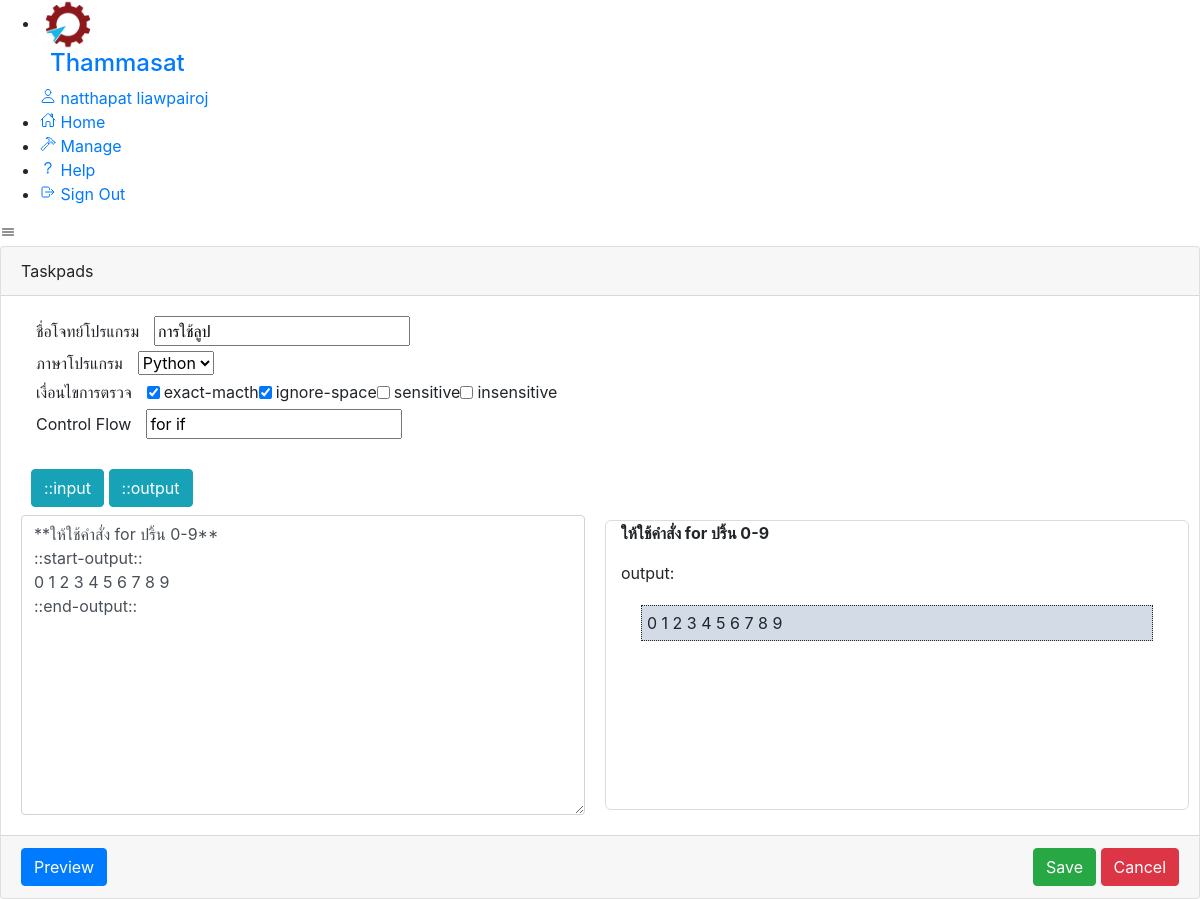
The app's page /edit/kuubmnz6rzbj7v4 (signed in) with its own data.
### QuestionElab/models.py (models this page shows)
class Question (models.Model):
    question_token = models.CharField(max_length=50, default=None)
    question_username = models.CharField(max_length=50, default=None)
    question_name = models.CharField(verbose_name="Question",max_length=50, default=None)
    question_language = models.CharField(verbose_name="Language",max_length=10)
    question_source = models.TextField()
    question_condition = models.CharField(max_length=100, default=None)
    question_element = models.CharField(max_length=50, default=None)

### QuestionElab/views.py (the view, shortened to what this page needs)
# urls.py: path('edit/<str:id>',views.editquestion, name='editquestion'),
def editquestion(request , id):
    obj = Question.objects.get(question_token = id)
    if 'send' in request.POST:
        Qname = request.POST['Qname']
        Qlanguage = request.POST['Qlanguage']
        Qcondition = request.POST.getlist('Qcondition')
        Qelement = request.POST['Qelement']
        exactmacth = False
        ignorespace = False
        sensitive = False
        insensitive = False
        for x in range(len(Qcondition)):
            if Qcondition[x] == "exactmacth":
                exactmacth = True
            elif Qcondition[x] == "ignorespace":
                ignorespace = True
            elif Qcondition[x] == "sensitive":
                sensitive = True
            elif Qcondition[x] == "insensitive":
                insensitive = True
        source = request.POST['source']
        valuemarkdown = mdprocessmarkdown(source)
        valuemarkdownbetween = mdprocessmarkdownbetween(source)
        valuemarkdownlast = mdprocessmarkdownlast(source)
        valueoutput = mdprocessoutput(source)
        valueinput = mdprocessinput(source)
        context = {
            "Qname": Qname,
            "Qlanguage" : Qlanguage,
            "Qcondition" : Qcondition,
            "Qelement" : Qelement,
            "exactmacth" : exactmacth,
            "ignorespace" : ignorespace,
            "sensitive" : sensitive,
            "insensitive" : insensitive,
            "source": source,
            "resultmarkdown": valuemarkdown,
            "resultmarkdownbetween": valuemarkdownbetween,
            "resultmarkdownlast" : valuemarkdownlast,
            "resultoutput": valueoutput,
            "resultinput": valueinput,
        }
        return render(request,"QuestionElab/index.html", context=context)
    else :
        obj = Question.objects.get(question_token = id)
        Qname = obj.question_name
        Qlanguage = obj.question_language
        Qcondition = obj.question_condition
        source = obj.question_source
        Qelement = obj.question_element
        exactmacth = False
        ignorespace = False
        sensitive = False
        insensitive = False
        for x in Qcondition.replace("'",'').replace("[",'').replace("]",'').replace(" ",'').split(','):
            if x == "exactmacth":
                exactmacth = True
            elif x == "ignorespace":
                ignorespace = True
            elif x == "sensitive":
                sensitive = True
            elif x == "insensitive":
                insensitive = True
        valuemarkdown = mdprocessmarkdown(source)
        valueoutput = mdprocessoutput(source)
        valueinput = mdprocessinput(source)
        context = {
            "Qname": Qname,
            "Qlanguage" : Qlanguage,
            "exactmacth" : exactmacth,
            "ignorespace" : ignorespace,
            "sensitive" : sensitive,
            "insensitive" : insensitive,
            "source": source,
            "Qelement": Qelement,
            "resultmarkdown": valuemarkdown,
            "resultoutput": valueoutput,
            "resultinput": valueinput,
            }
    return render(request,"QuestionElab/index.html", context=context)

### QuestionElab/markdown.py (called while the page is built)
def mdsplit(text):
    try:
        lines = []
        for line in text.replace('\r','').replace('\t','&nbsp;&nbsp;&nbsp;&nbsp;').split('\n'):
            if re.match(r'^\s*$', line):
                lines.append(""+ line)
            else:
                lines.append(line)
        return lines
    except:
        return ""

def mdprocessmarkdown(text):
    try:
        lines = mdsplit(text)
        q1 = text.find('::start-input::')
        q2 = text.find('::start-output::')
        startoutput = lines.index('::start-output::')
        if q1 >= 0 :
            startinput = lines.index('::start-input::')
        else :
            iendmarkdown = startoutput
        if q1 >= 0 and q2 >= 0:
            number = [startinput,startoutput]
            iendmarkdown = min(number)
        stringmarkdown = ""
        for i in range(0,iendmarkdown):
            stringmarkdown += lines[i] + "<br>"
        md = markdown.Markdown()
        m = md.convert(stringmarkdown)
        return m
    except:
        return ""

def mdprocessinput(text):
    try:
        lines = mdsplit(text)
        istartinput = lines.index('::start-input::')
        iendinput = lines.index('::end-input::')
        stringinput = ""
        for i in range(iendinput):
            if i > istartinput:
                stringinput += lines[i] + "<br>"
            return stringinput
    except:
        return ""

def mdprocessoutput(text):
    try:
        lines = mdsplit(text)
        istartoutput = lines.index('::start-output::')
        iendoutput = lines.index('::end-output::')
        stringoutput = ""
        for i in range(iendoutput):
            if i > istartoutput:
                stringoutput += lines[i] + "<br>"
        return stringoutput
    except:
        return ""

### QuestionElab/templates/QuestionElab/index.html (shortened to what this page needs)
{% extends "QuestionElab/layout.html" %}
{% load static %}
{% block body %}
<head>
</head>
<form action="" method="post">
    <div class="container-fluid">
        {% if user.is_authenticated %}
        <div class="row">
            <div class="card" style="width:100%">
                <div class="card-header">Taskpads</div>
                <div class="card-body">
                    <div class="col">
                        <div class="form-inline" style="margin-bottom: 5px;">
                            <span style="margin-right: 15px;">ชื่อโจทย์โปรแกรม </span>
                            <input name="Qname" value="{{ Qname }}" required></input>
                        </div>
                        <div class="form-inline" style="margin-bottom: 5px;">
                            <span style="margin-right: 15px;">ภาษาโปรแกรม </span>
                            <select name="Qlanguage" value="{{ Qlanguage }}" class="form-select" aria-label="Default select example">
                                <option value="python" {% if Qlanguage == 'python' %} selected {% endif %}>Python</option>
                            </select>
                        </div>
                        <div class="form-inline" style="margin-bottom: 5px;" >
                            <span style="margin-right: 15px;">เงื่อนไขการตรวจ </span>
                            <div class="form-check" >
                                <input class="form-check-input" type="checkbox" value="exactmacth" id="exactmacth" name="Qcondition" {% if exactmacth %} checked {% endif %} >
                                <label class="form-check-label" for="exactmacth">exact-macth</label>
                            </div>
                            <div class="form-check">
                                <input class="form-check-input" type="checkbox" value="ignorespace" id="ignorespace" name="Qcondition" {% if ignorespace %} checked {% endif %} >
                                <label class="form-check-label" for="ignorespace">ignore-space</label>
                            </div>
                            <div class="form-check">
                                <input class="form-check-input" type="checkbox" value="sensitive" id="sensitive" name="Qcondition" {% if sensitive %} checked {% endif %} >
                                <label class="form-check-label" for="sensitive">sensitive</label>
                            </div>
                            <div class="form-check">
                                <input class="form-check-input" type="checkbox" value="insensitive" id="insensitive" name="Qcondition" {% if insensitive %} checked {% endif %} >
                                <label class="form-check-label" for="insensitive">insensitive</label>
                            </div>
                        </div>
                        <div class="form-inline" style="margin-bottom: 5px;">
                            <span style="margin-right: 15px;">Control Flow </span>
                            <input name="Qelement" value="{{ Qelement }}" required></input>
                        </div>
                    </div>
                    <div class="row" style="margin-top: 20px;">
                        <div class="col-sm-6">
                            <div class="button-group" style="margin-left: 10px; padding-bottom: 0px; padding-top: 10px;">
                                <button id="addtest" class="btn btn-info mb-2" type="button">::input</button>
                                <button id="addoutput" class="btn btn-info mb-2" type="button">::output</button>
                            </div>
                        </div>
                        <div class="col-sm-6">
                        </div>
                    </div>
                    <div class="row">
                        <div class="col-sm-6">
                            <textarea name="source" class="form-control" style="height: 300px" id="textArea">{{ source }}</textarea>
                        </div>
                        <div class="col" style="border: #dfdbdb 1px solid; margin:5px; border-radius: 6px">
                            {% if resultmarkdown %}
                            <div> {{resultmarkdown |safe}} </div>
                            {% endif %}
                            {% if resultoutput %}
                            <div> output: </div>
                            <div style='border: 1px dotted; background: #d3dce6;  padding:5px; margin:20px;'>
                                {{ resultoutput |safe }} </div>
                            {% endif %}
                        </div>
                    </div>
                </div>
                <div class="card-footer">
                    <button type="submit" class="btn btn-primary text-xs" name="send" id="checkBtn">Preview</button>
                    <div class="justify-content-between float-right">
                        <button type="submit" class="btn btn-success text-xs" name="save">Save</button>
                        <button type="submit" class="btn btn-danger text-xs" name="cancel">Cancel</button>
                    </div>
                </div>
            </div>
        </div>
    </div>
</form>
{% else %}
    <h1>&ensp;Welcome to Elab</h1>
    <h2>&ensp;Please Login or Signup</h2>
{% endif %}
{% endblock %}

### QuestionElab/templates/QuestionElab/layout.html (shortened to what this page needs)
{% load static %}
{% load sass_tags %}
<!doctype html>
<html lang="en">
<head>
  <link rel="stylesheet" href="https://cdn.jsdelivr.net/npm/bootstrap@4.6.1/dist/css/bootstrap.min.css">
  <link rel="stylesheet" href="{% sass_src 'scss/main.scss' %}" type="text/css">
        <link href="https://cdnjs.cloudflare.com/ajax/libs/magnific-popup.js/1.1.0/magnific-popup.min.css" rel="stylesheet" />
</head>
<body>
  <div class="containers">
    <div class="navigation">
      <ul>
        <li>
          <a href="#">
            <span class="icon">
              <img src="static/assets/img/logo2.png" style="width:55px; ">
            </span>
            <h4><span class="title" style="padding:10px">Thammasat</span></h4>
          </a>
          <a href="#">
            <span class="icon">
              <ion-icon name="person-outline"></ion-icon>
            </span>
            <span class="title">{{ user.first_name }} {{ user.last_name}}</span>
          </a>
        </li>
        {% if user.is_authenticated %}
        <li>
          <a href="{% url 'index' %}">
            <span class="icon">
              <ion-icon name="home-outline"></ion-icon>
            </span>
            <span class="title">Home</span>
          </a>
        </li>
        <li>
          <a href="{% url 'manage' %}">
            <span class="icon">
              <ion-icon name="hammer-outline"></ion-icon>
            </span>
            <span class="title">Manage</span>
          </a>
        </li>
        <li>
          <a href="static/assets/img/tutorial.pdf" download>
            <span class="icon">
              <ion-icon name="help-outline"></ion-icon>
            </span>
            <span class="title">Help</span>
          </a>
        </li>
        <li>
          <a href="{% url 'logout' %}">
            <span class="icon">
              <ion-icon name="log-out-outline"></ion-icon>
            </span>
            <span class="title">Sign Out</span>
          </a>
        </li>
        {%endif%}
      </ul>
    </div>
    <div class="main">
      <div class="topbar">
        <div class="toggle">
          <ion-icon name="menu-outline"></ion-icon>
        </div>
      </div>
      <div class="cardBox">
        {%block body%}
        {%endblock%}
      </div>
    </div>
  </div>
</body>
</html>

### records on screen
Question: Qname "การใช้ลูป", Qlanguage "Python", Qelement "for if", source "**ให้ใช้คำสั่ง for ปริ้น 0-9** ::start-output:: 0 1 2 3 4 5 6 7 8 9 ::end-output::"

### other values on screen
{{ user.first_name }} "natthapat"
{{ user.last_name }} "liawpairoj"
{{ resultmarkdown |safe }} "ให้ใช้คำสั่ง for ปริ้น 0-9"
{{ resultoutput |safe }} "0 1 2 3 4 5 6 7 8 9"
